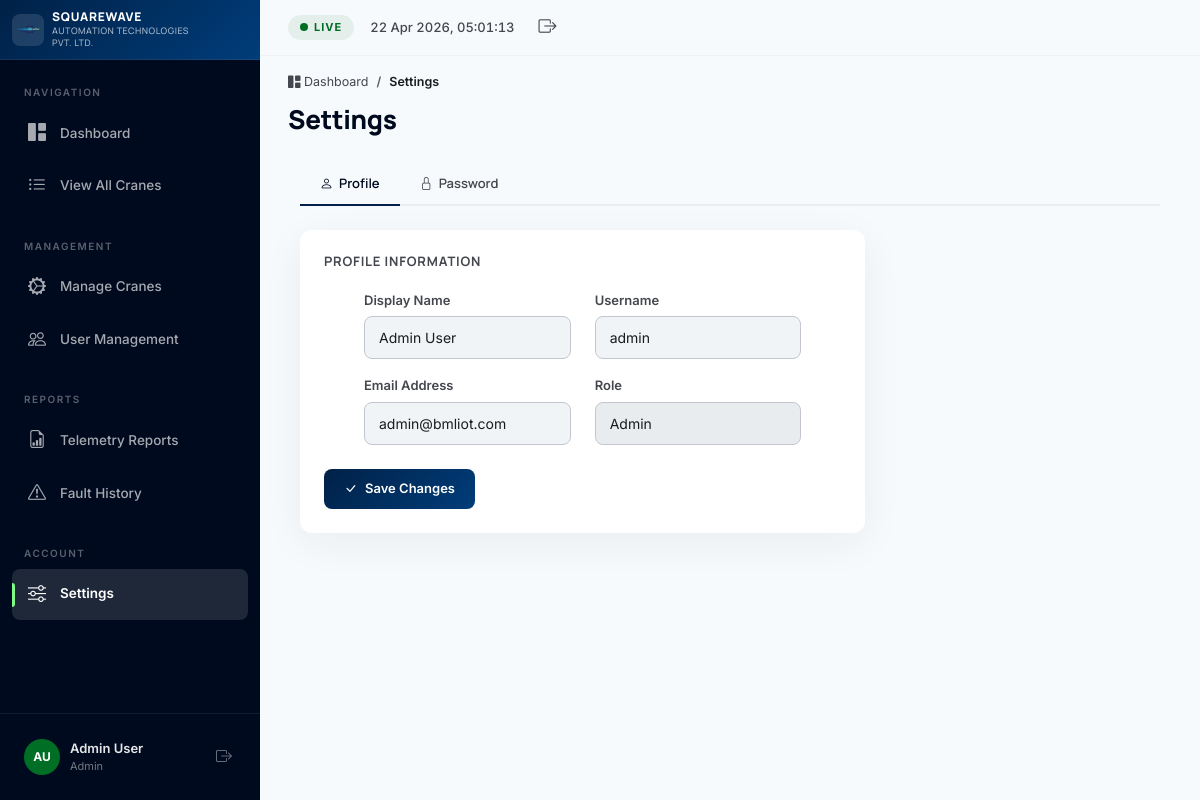
Before: /settings.php (signed in) with the older database file.
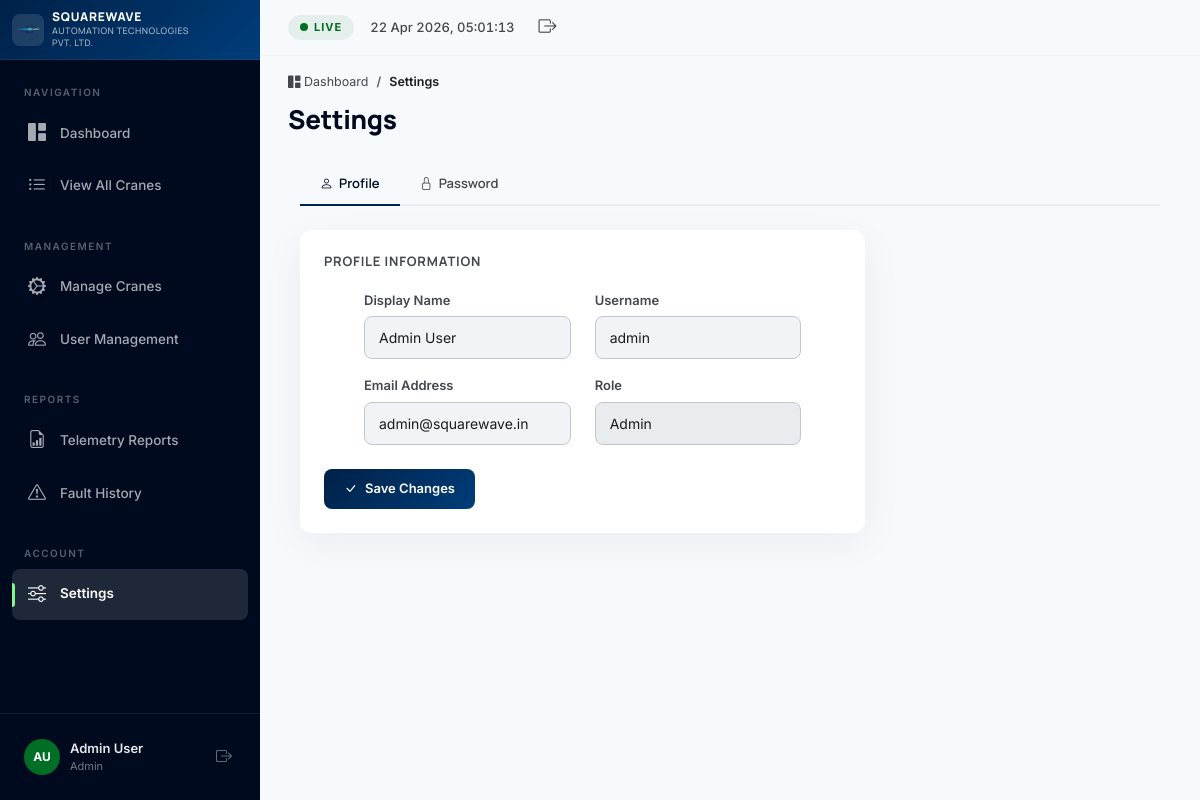
After: the same page with the newer database file.
### tables this page shows
CREATE TABLE IF NOT EXISTS users (
    id INT AUTO_INCREMENT PRIMARY KEY,
    username VARCHAR(50) NOT NULL UNIQUE,
    email VARCHAR(100) DEFAULT NULL UNIQUE,
    password_hash VARCHAR(255) NOT NULL,
    display_name VARCHAR(100) DEFAULT 'New User',
    role ENUM('developer','admin','user') DEFAULT 'user',
    created_at DATETIME DEFAULT CURRENT_TIMESTAMP,
    updated_at DATETIME DEFAULT CURRENT_TIMESTAMP ON UPDATE CURRENT_TIMESTAMP
);

### includes/auth.php (called while the page is built, shortened)
<?php
function isLoggedIn() {
    return isset($_SESSION['user_id']) && !empty($_SESSION['user_id']);
}
function getCurrentUser() {
    static $user = null;
    if ($user !== null) return $user;
    try {
        $pdo = getDbConnection();
        $stmt = $pdo->prepare("SELECT id, username, email, display_name, role FROM users WHERE id = :id");
        $stmt->execute([':id' => $_SESSION['user_id']]);
        $user = $stmt->fetch();
        return $user;
    } catch (PDOException $e) {
        return null;
    }
}
?>

### settings.php (the view, shortened to what the changed rows need)
<?php
require_once 'includes/auth.php';
$user = getCurrentUser();
require_once 'includes/header.php';
require_once 'includes/sidebar.php';
?>
<div class="page-header">
    <h1 class="page-title">Settings</h1>
</div>
<div class="tab-content" id="settingsTabContent">
    <div class="tab-pane fade show active" id="profile-pane" role="tabpanel">
        <div class="row g-4 mb-4">
            <div class="col-lg-8">
                <div class="data-card">
                    <form method="POST" id="form-profile">
                        <div class="row g-3">
                            <div class="col-md-6">
                                <label class="settings-label" for="display_name">Display Name</label>
                                <input type="text" class="form-control form-input-custom" id="display_name" name="display_name"
                                       value="<?php echo htmlspecialchars($user['display_name']); ?>" required>
                            </div>
                            <div class="col-md-6">
                                <label class="settings-label" for="username">Username</label>
                                <input type="text" class="form-control form-input-custom" id="username" name="username"
                                       value="<?php echo htmlspecialchars($user['username']); ?>" required>
                            </div>
                            <div class="col-md-6">
                                <label class="settings-label" for="email">Email Address</label>
                                <input type="email" class="form-control form-input-custom" id="email" name="email"
                                       value="<?php echo htmlspecialchars($user['email'] ?? ''); ?>" placeholder="admin@company.com">
                            </div>
                            <div class="col-md-6">
                                <label class="settings-label">Role</label>
                                <input type="text" class="form-control form-input-custom" value="<?php echo ucfirst($user['role']); ?>" disabled>
                            </div>
                        </div>
                    </form>
                </div>
            </div>
        </div>
    </div>
</div>
<?php require_once 'includes/footer.php'; ?>

### includes/sidebar.php (shortened to what the changed rows need)
<aside class="sidebar" id="sidebar">
    <div class="sidebar-footer">
        <?php $currentUser = getCurrentUser(); ?>
        <div class="sidebar-user">
            <div class="user-avatar">
                <span><?php echo $currentUser ? strtoupper(substr($currentUser['display_name'],0,1) . substr($currentUser['display_name'], strpos($currentUser['display_name'],' ')+1, 1)) : 'AU'; ?></span>
            </div>
            <div class="user-info">
                <span class="user-name"><?php echo htmlspecialchars($currentUser['display_name'] ?? 'Admin User'); ?></span>
                <span class="user-role"><?php echo ucfirst($currentUser['role'] ?? 'user'); ?></span>
            </div>
        </div>
    </div>
</aside>
<main class="main-content" id="main-content">

Changed rows visible on the page:
changed users "Admin User": email "admin@bmliot.com" → "admin@squarewave.in"
